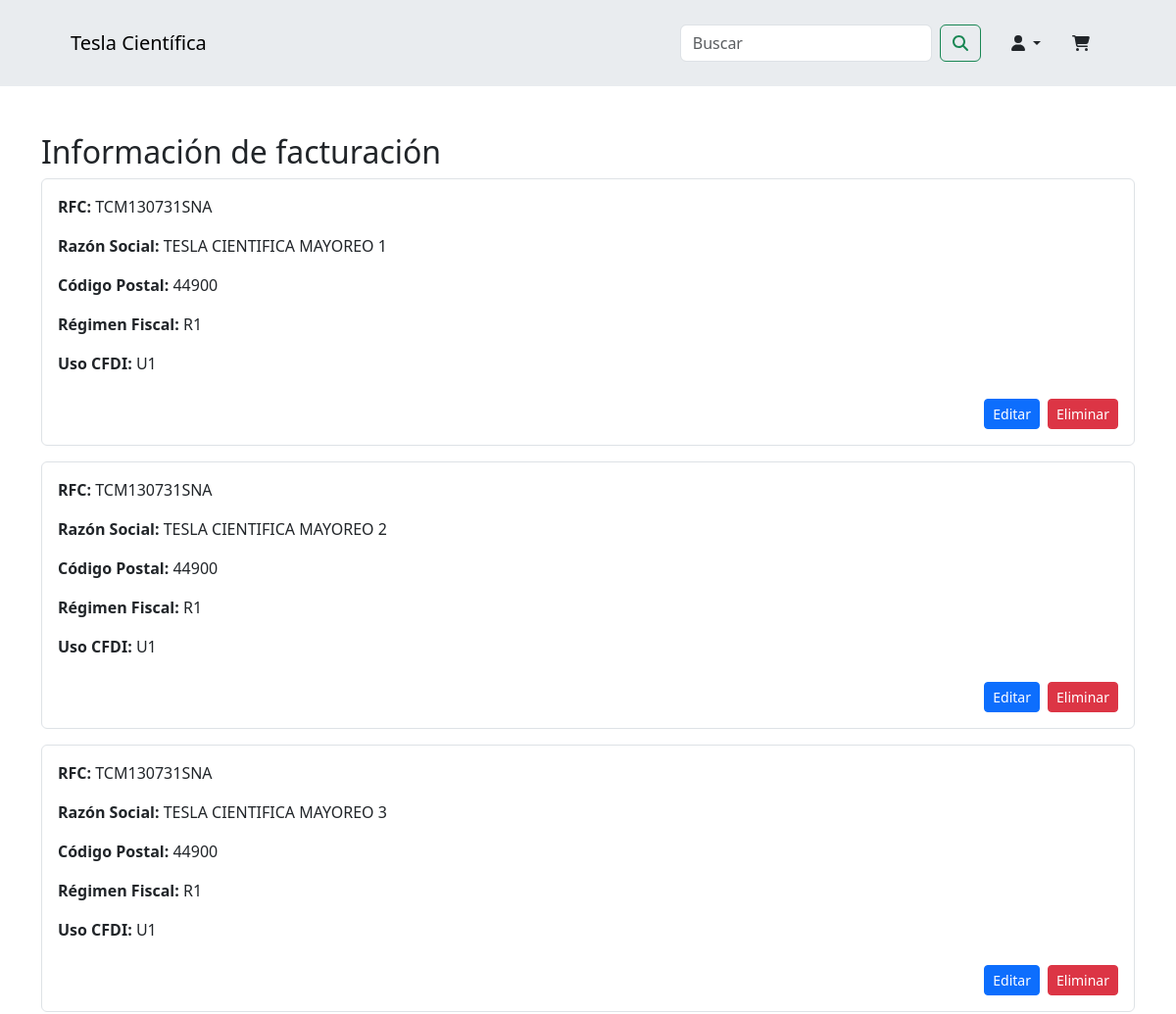
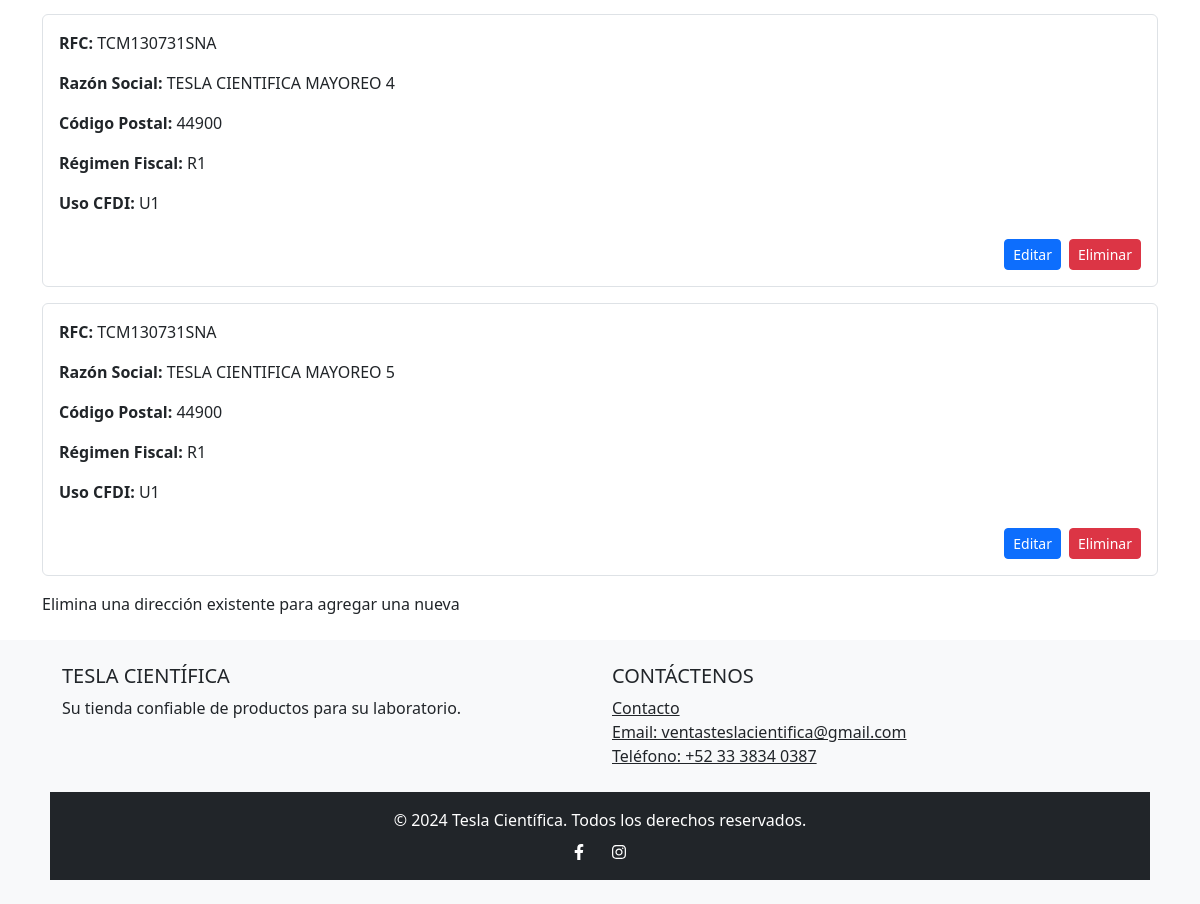
The page /billing-info (signed in) on the database as committed earlier (2 pictures, top to bottom).
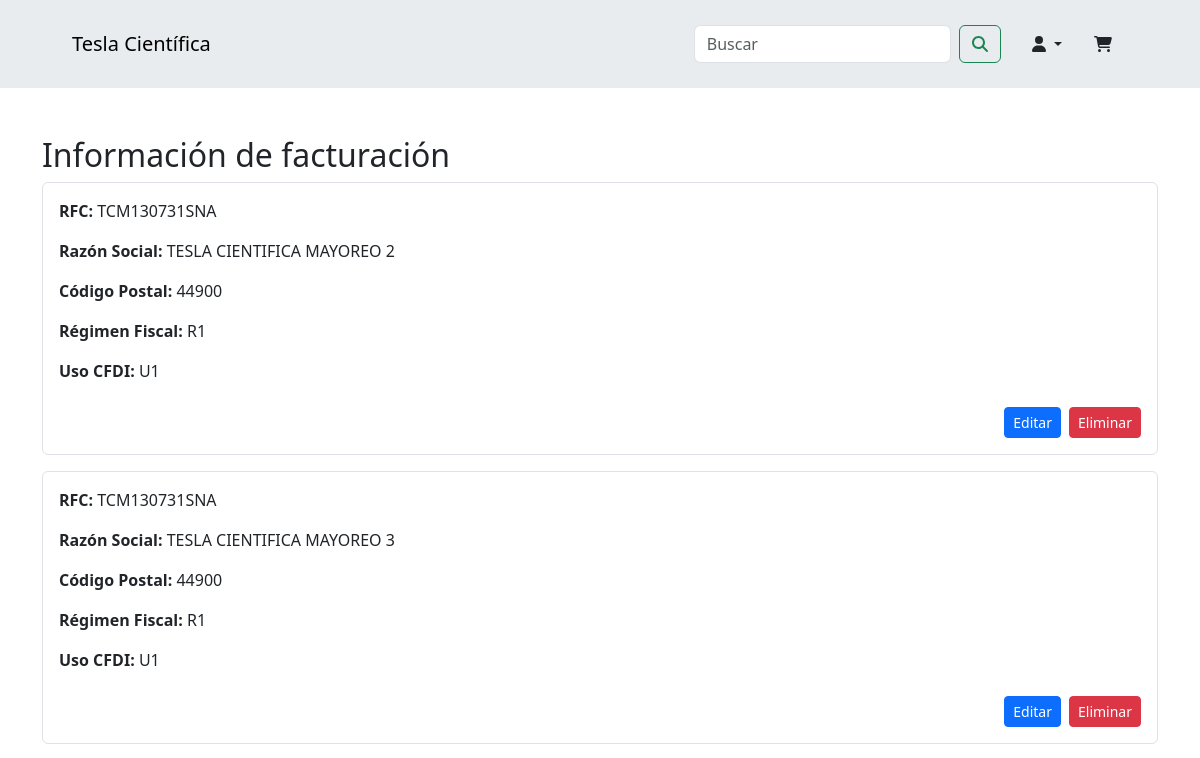
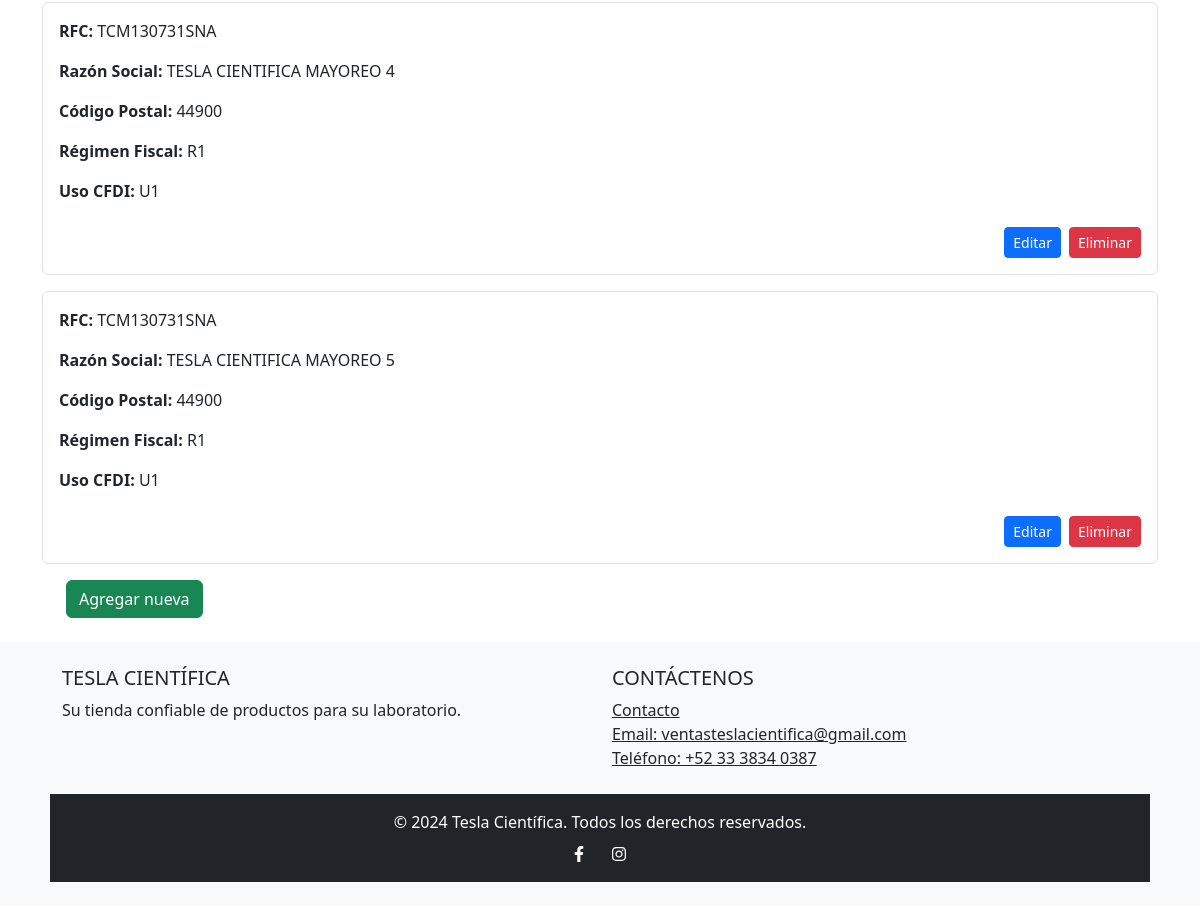
The same page on the database as committed later (2 pictures, top to bottom).
### app/models.py (models this page shows, shortened)
class Billing(db.Model):
    id = db.Column(db.Integer, primary_key=True)
    client_id = db.Column(db.Integer, db.ForeignKey("client.id"), nullable=False)
    rfc = db.Column(db.String(13), nullable=False)
    razon_social = db.Column(db.String(100), nullable=False)
    regimen_fiscal = db.Column(db.String(100), nullable=False)
    uso_cfdi = db.Column(db.String(100), nullable=False)
    cp = db.Column(db.String(5), nullable=False)
    is_deleted = db.Column(db.Boolean, default=False, server_default="0")

### app/routes.py (the view, shortened to what this page needs)
@main.route("/billing-info", methods=["GET", "POST"])
@login_required
def billing_info():
    saved_billing_info = Billing.query.filter_by(
        client_id=current_user.id, is_deleted=False
    ).all()
    form = BillingForm()
    return render_template(
        "billing_info.html", form=form, saved_billing_info=saved_billing_info
    )

### app/forms.py
class BillingForm(FlaskForm):
    rfc = StringField("RFC *", validators=[DataRequired(), Length(max=13)], default="")
    razon_social = StringField(
        "Razón Social o nombre *", validators=[DataRequired(), Length(max=100)], default=""
    )
    cp = StringField(
        "Código Postal *", validators=[DataRequired(), Length(min=5, max=5)], default="", render_kw={"pattern": "^\\d{5}$", "title": "Verifica el código postal"}
    )
    regimen_fiscal = SelectField(
        "Régimen Fiscal *",
        validators=[DataRequired()],
        choices=[("R1", "Régimen 1"), ("R2", "Régimen 2")],
        default="",
    )
    uso_cfdi = SelectField(
        "Uso CFDI *",
        validators=[DataRequired()],
        choices=[("U1", "Uso 1"), ("U2", "Uso 2")],
        default="",
    )
    submit = SubmitField("Guardar Información de Facturación")

### app/models.py (called while the page is built)
@login_manager.user_loader
def load_user(user_id):
    return Client.query.get(int(user_id))

### app/templates/billing_info.html (shortened to what this page needs)
{% include "header.html" %} {% block content %}
<div class="container mt-5">
  <h2 class="mt-3">Información de facturación</h2>
  <form method="POST" action="{{ url_for('main.billing_info') }}">
    <div class="saved-billing-info mb-3">
      {% for billing in saved_billing_info %}
      <div class="billing-item p-3 mb-3 border rounded">
        <label class="form-check-label">
          <p><strong>RFC:</strong> {{ billing.rfc }}</p>
          <p><strong>Razón Social:</strong> {{ billing.razon_social }}</p>
          <p><strong>Código Postal:</strong> {{ billing.cp }}</p>
          <p><strong>Régimen Fiscal:</strong> {{ billing.regimen_fiscal }}</p>
          <p><strong>Uso CFDI:</strong> {{ billing.uso_cfdi }}</p>
        </label>
        <div class="d-flex justify-content-end mt-2">
          <a
            href="{{ url_for('main.edit_billing', id=billing.id, next=request.path) }}"
            class="btn btn-primary btn-sm me-2"
            >Editar</a
          >
          <a
            href="{{ url_for('main.delete_billing', id=billing.id, next=request.path) }}"
            class="btn btn-danger btn-sm"
            >Eliminar</a
          >
        </div>
      </div>
      {% endfor %}
    </div>
    {% if saved_billing_info|length < 5 %} {% if saved_billing_info|length == 0
    %}
    <div id="new-billing-info" class="show">
      <div class="form-group">
        {{ form.rfc.label(class="form-label") }} {{
        form.rfc(class="form-control", id="rfc") }}
      </div>
      <div class="form-group mt-3">
        {{ form.razon_social.label(class="form-label") }} {{
        form.razon_social(class="form-control", id="razon_social") }}
      </div>
      <div class="form-group mt-3">
        {{ form.cp.label(class="form-label") }} {{ form.cp(class="form-control",
        id="cp") }}
      </div>
      <div class="form-group mt-3">
        {{ form.regimen_fiscal.label(class="form-label") }} {{
        form.regimen_fiscal(class="form-control", id="regimen_fiscal") }}
      </div>
      <div class="form-group mt-3">
        {{ form.uso_cfdi.label(class="form-label") }} {{
        form.uso_cfdi(class="form-control", id="uso_cfdi") }}
      </div>
      <div class="form-group mt-4">
        {{ form.submit(class="btn btn-primary", type="submit") }}
      </div>
    </div>
    {% else %}
    <div class="form-check mb-3">
      <button
        id="add_new_billing"
        class="btn btn-success"
        data-bs-toggle="collapse"
        data-bs-target="#new-billing-info"
        aria-expanded="false"
        aria-controls="new-billing-info"
      >
        Agregar nueva
      </button>
    </div>
    {% endif %} {% else %}
    <label class="form-check-label"
      >Elimina una dirección existente para agregar una nueva</label
    >
    {% endif %}
  </form>
</div>
{% endblock %} {% include "footer.html" %}

### app/templates/header.html (shortened to what this page needs)
<!DOCTYPE html>
<html lang="en">
  <head>
    {% block styles %}
    <link
      href="{{ url_for('static', filename='css/styles.css') }}"
      rel="stylesheet"
    />
    <link
      href="{{ url_for('static', filename='css/bootstrap.min.css') }}"
      rel="stylesheet"
    />
    {% endblock %}
  </head>
  <body>
    <nav class="navbar navbar-expand-lg navbar-light" id="mainNav">
      <div class="container">
        <a class="navbar-brand" href="/">Tesla Científica</a>
        <div class="collapse navbar-collapse" id="navbarResponsive">
          <form
            class="d-flex ms-auto navbar-form"
            action="{{ url_for('main.search') }}"
            method="GET"
          >
            <input
              class="form-control me-2"
              type="search"
              placeholder="Buscar"
              aria-label="Search"
              name="query"
            />
            <button class="btn btn-outline-success" type="submit">
              <i class="fas fa-search"></i>
            </button>
          </form>
          <div class="nav-item dropdown">
            <a
              class="nav-link px-lg-3 py-3 py-lg-4 dropdown-toggle"
              href="#"
              id="navbarDropdown"
              role="button"
              data-bs-toggle="dropdown"
              aria-expanded="false"
            >
              <i class="fas fa-user"></i>
            </a>
          </div>
        </div>
        <a
          class="nav-link px-lg-3 py-3 py-lg-4"
          href="{{ url_for('main.cart') }}"
        >
          <i class="fas fa-shopping-cart"></i>
        </a>
      </div>
    </nav>
  </body>
</html>

### app/templates/footer.html (shortened to what this page needs)
<footer class="bg-light text-center text-lg-start mt-4">
  <div class="container-fluid py-4">
    <div class="row justify-content-center mb-4">
      <div class="col-11">
        <div class="row">
          <div class="col-lg-6 col-md-12 mb-4 mb-md-0">
            <h5 class="text-uppercase">Tesla Científica</h5>
            <p>Su tienda confiable de productos para su laboratorio.</p>
          </div>
          <div class="col-lg-6 col-md-12 mb-4 mb-md-0">
            <h5 class="text-uppercase">Contáctenos</h5>
            <ul class="list-unstyled mb-0">
              <li><a href="#!" class="text-dark">Contacto</a></li>
              <li>
                <a
                  href="mailto:ventasteslacientifica@gmail.com"
                  class="text-dark"
                  >Email: ventasteslacientifica@gmail.com</a
                >
              </li>
              <li>
                <a href="tel:+523338340387" class="text-dark"
                  >Teléfono: +52 33 3834 0387</a
                >
              </li>
            </ul>
          </div>
        </div>
      </div>
    </div>
    <div class="row justify-content-center">
      <div class="col-11 text-center p-3 bg-dark text-white">
        &copy; 2024 Tesla Científica. Todos los derechos reservados.
        <div class="mt-2">
          <a
            href="https://www.facebook.com"
            class="text-white me-4"
            target="_blank"
            ><i class="fab fa-facebook-f"></i
          ></a>
          <a href="https://www.instagram.com" class="text-white" target="_blank"
            ><i class="fab fa-instagram"></i
          ></a>
        </div>
      </div>
    </div>
  </div>
</footer>

### app/static/css/styles.css (style rules this page uses)
.navbar { background-color: #e9ecef; }
.navbar .container { max-width: 90%; }
.navbar-form { margin-right: 15px; }
.btn-primary { background-color: #007bff; border-color: #007bff; color: white; }

Rows that differ between the two databases and show on the page:
no longer on this page (row edited): Billing: rfc "TCM130731SNA", razon_social "TESLA CIENTIFICA MAYOREO 1", cp "44900", regimen_fiscal "R1", uso_cfdi "U1"
Other text that changed with them:
text no longer shown: "Elimina una dirección existente para agregar una nueva"
text now shown: "Agregar nueva"
